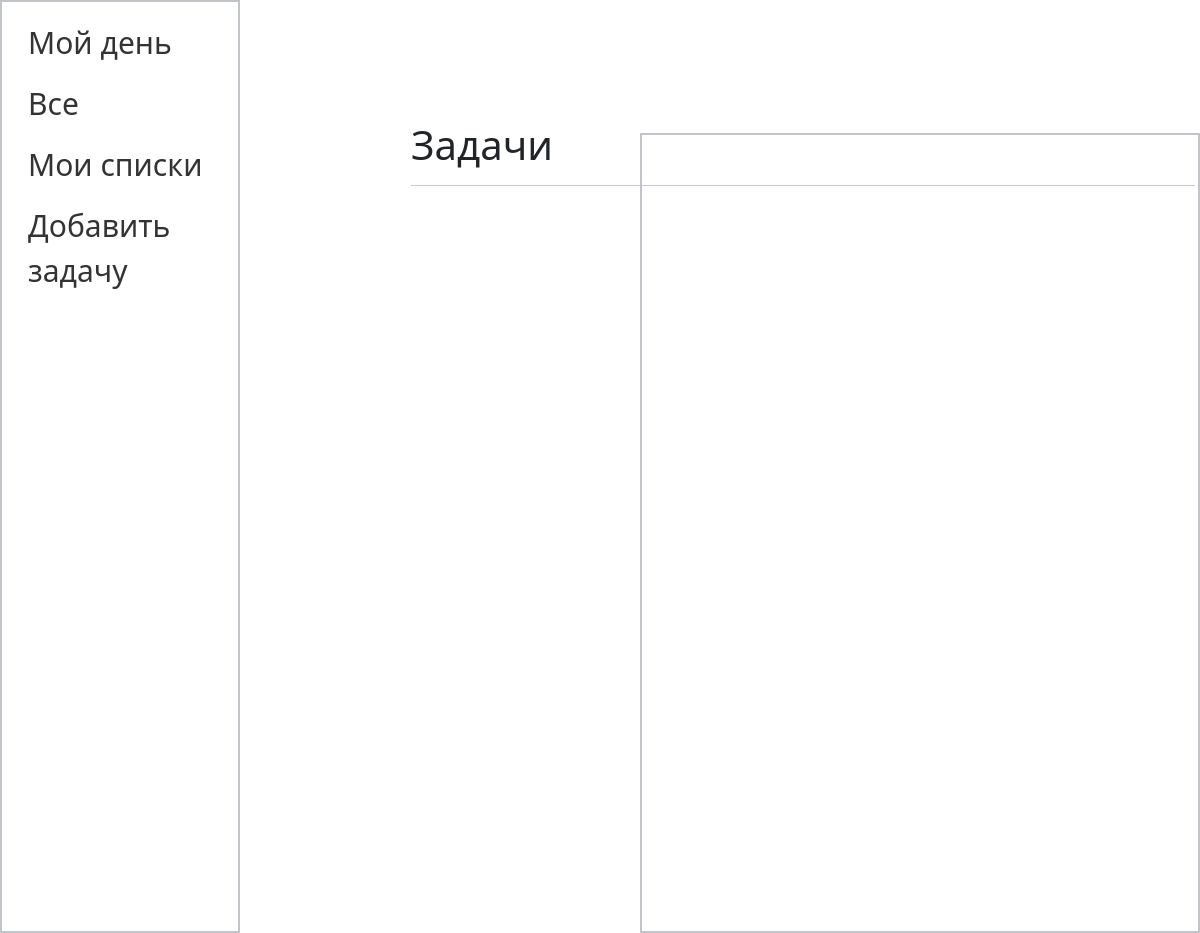
The page /webapp/task/11/ on the database as committed earlier.
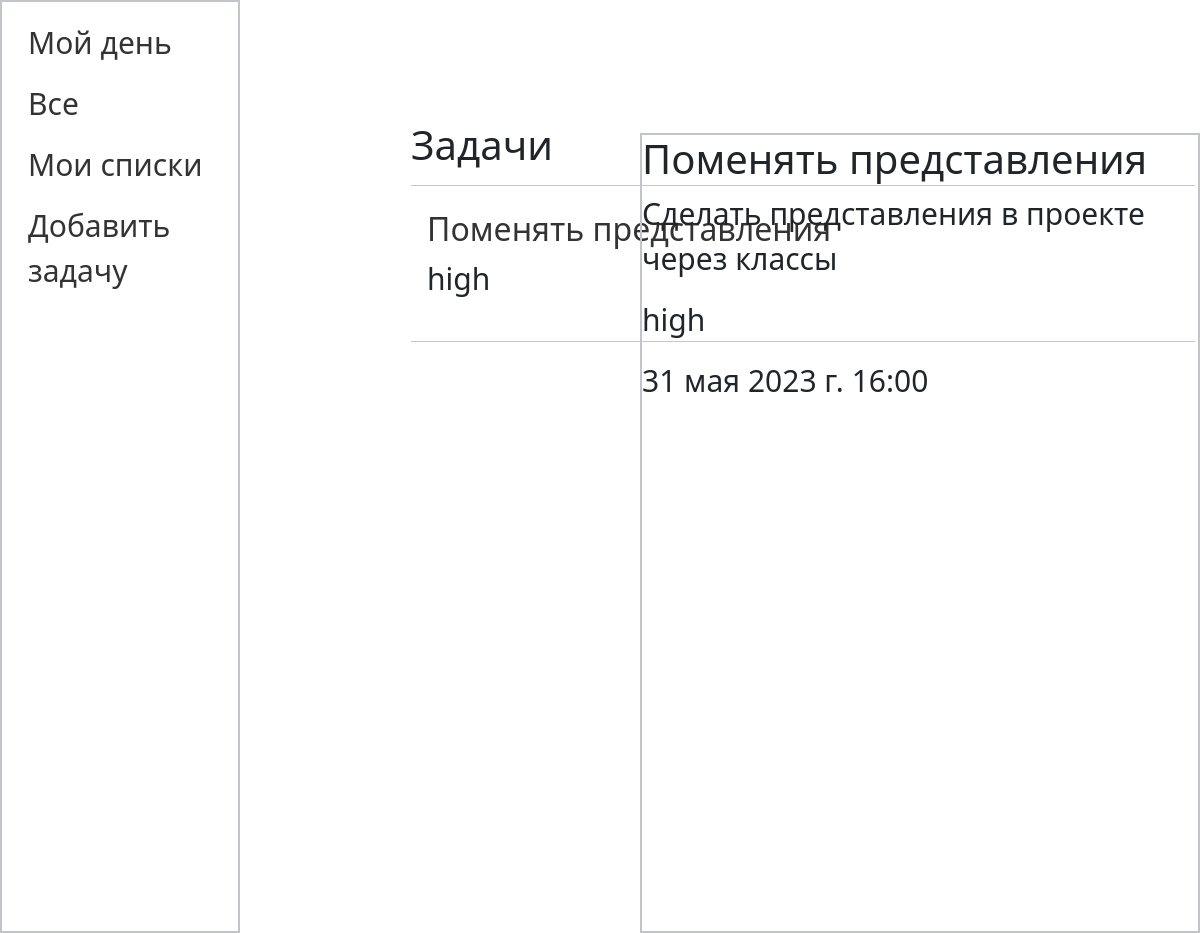
The same page on the database as committed later.
### webapp/models.py (models this page shows, shortened)
class Task(models.Model):
    title = models.CharField(max_length=255, verbose_name='Заголовок')
    content = models.TextField(blank=True, verbose_name='Описание')
    priority_choices = [
        ('low', 'Низкий'),
        ('medium', 'Средний'),
        ('high', 'Высокий')
    ]
    priority = models.CharField(max_length=10, choices=priority_choices, verbose_name='Приоритет')
    due_date = models.DateTimeField(verbose_name='Срок выполнения')
    my_day = models.BooleanField(max_length=10, blank=True, verbose_name='Мой день')
    class Meta:
        verbose_name = 'Задачи'
        verbose_name_plural = 'Задачи'
        ordering = ['due_date']
    def get_absolute_url(self):
        return reverse('content', kwargs={'task_id': self.pk})

### webapp/views.py (the view)
# urls.py: path('/task/<int:task_id>/', Content.as_view(), name='content'),
class Content(ListView):
    model = Task
    template_name = 'webapp/content.html'
    pk_url_kwarg = 'task_id'
    context_object_name = 'tasks'
    def get_queryset(self):
        task_id = self.kwargs.get('task_id')
        return Task.objects.filter(id=task_id)
    def get_context_data(self, *, object_list=None, **kwargs):
        context = super().get_context_data(**kwargs)
        context['menu'] = menu
        context['title'] = 'Задачи'
        return context

### webapp/templates/webapp/content.html (shortened to what this page needs)
{% extends 'webapp/tasklayout.html' %}
{% block tasks %}
<div class="tasks">
    <h1>{{title}}</h1>
    <hr style="min-width: 98vh;">
    <ul>
       {% for t in tasks %}
        <li>
            <a href="{{ t.get_absolute_url }}"><h2>{{ t.title }}</h2></a>
            <p>{{ t.priority }}</p>
        </li>
        <hr style="min-width: 98vh;">
        {% endfor %}
    </ul>
</div>
{% endblock tasks %}
{% block content %}
    {% for t in tasks %}
        <h1>{{ t.title }}</h1>
        <p class="task-info">{{ t.content }}</p>
        <p class="task-info">{{ t.priority }}</p>
        <p class="task-info">{{ t.due_date }}</p>
    {% endfor %}
{% endblock content %}

### webapp/templates/webapp/tasklayout.html (shortened to what this page needs)
{% load static %}
<!doctype html>
<html lang="en">
<head>
    <link rel="stylesheet" href="{% static 'task/css/tasks.css' %}">
    <link rel="stylesheet" href="https://cdn.jsdelivr.net/npm/bootstrap@5.2.3/dist/css/bootstrap.min.css">
</head>
<body>
{% block menu %}
    <div class="menu">
        <ul>
            {% for m in menu %}
            <li><a href="{% url m.url_name %}" class="menu_obj">{{m.title}}</a></li>
            {% endfor %}
        </ul>
{% endblock menu %}
{% block tasks %}
{% endblock tasks %}
<div class="content">
{% block content %}
{% endblock content %}
</div>
</body>
</html>

### webapp/static/task/css/tasks.css (style rules this page uses)
.menu { width: 20%; min-height: 100vh; padding: 10px; border: 2px solid #c1c5c9; }
.menu ul { list-style-type: none; padding: 0; margin: 0; }
.menu li { font-size: 30px; padding: 8px 16px; }
.menu li:last-child { border-bottom: none; }
.menu li a { text-decoration: none; color: #333; }
.tasks { width: 80vh; min-height: 100vh; margin-left: 399px; margin-top: -180px; }
.tasks ul { margin-left: }
.content { position: absolute; width: 70vh; min-height: 100vh; border: 2px solid #c1c5c9; bottom: 0px; right: 0px; }
.task-info { font-size: 30px; }

Rows that differ between the two databases and show on the page:
added Task: title "Поменять представления", priority "high", content "Сделать представления в проекте через классы", due_date "31 мая 2023 г. 16:00"
